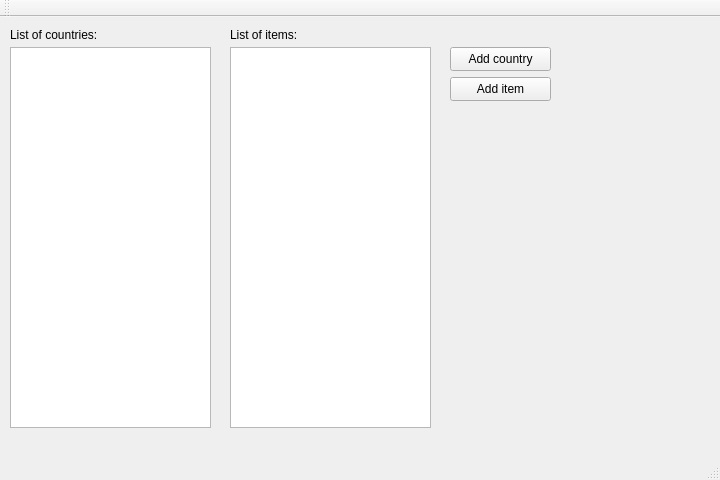
<?xml version="1.0" encoding="UTF-8"?>
<ui version="4.0">
 <class>MainWindow</class>
 <widget class="QMainWindow" name="MainWindow">
  <property name="geometry">
   <rect>
    <x>0</x>
    <y>0</y>
    <width>720</width>
    <height>480</height>
   </rect>
  </property>
  <property name="windowTitle">
   <string>MainWindow</string>
  </property>
  <widget class="QWidget" name="centralWidget">
   <widget class="QListWidget" name="listWidget">
    <property name="geometry">
     <rect>
      <x>10</x>
      <y>30</y>
      <width>201</width>
      <height>381</height>
     </rect>
    </property>
   </widget>
   <widget class="QListWidget" name="listWidget_2">
    <property name="geometry">
     <rect>
      <x>230</x>
      <y>30</y>
      <width>201</width>
      <height>381</height>
     </rect>
    </property>
   </widget>
   <widget class="QLabel" name="label">
    <property name="geometry">
     <rect>
      <x>10</x>
      <y>10</y>
      <width>201</width>
      <height>16</height>
     </rect>
    </property>
    <property name="text">
     <string>List of countries:</string>
    </property>
   </widget>
   <widget class="QLabel" name="label_2">
    <property name="geometry">
     <rect>
      <x>230</x>
      <y>10</y>
      <width>201</width>
      <height>16</height>
     </rect>
    </property>
    <property name="text">
     <string>List of items:</string>
    </property>
   </widget>
   <widget class="QPushButton" name="pushButton">
    <property name="geometry">
     <rect>
      <x>450</x>
      <y>30</y>
      <width>101</width>
      <height>24</height>
     </rect>
    </property>
    <property name="text">
     <string>Add country</string>
    </property>
   </widget>
   <widget class="QPushButton" name="pushButton_2">
    <property name="geometry">
     <rect>
      <x>450</x>
      <y>60</y>
      <width>101</width>
      <height>24</height>
     </rect>
    </property>
    <property name="text">
     <string>Add item</string>
    </property>
   </widget>
  </widget>
  <widget class="QMenuBar" name="menuBar">
   <property name="geometry">
    <rect>
     <x>0</x>
     <y>0</y>
     <width>720</width>
     <height>22</height>
    </rect>
   </property>
  </widget>
  <widget class="QToolBar" name="mainToolBar">
   <attribute name="toolBarArea">
    <enum>TopToolBarArea</enum>
   </attribute>
   <attribute name="toolBarBreak">
    <bool>false</bool>
   </attribute>
  </widget>
  <widget class="QStatusBar" name="statusBar"/>
 </widget>
 <layoutdefault spacing="6" margin="11"/>
 <resources/>
 <connections/>
</ui>
